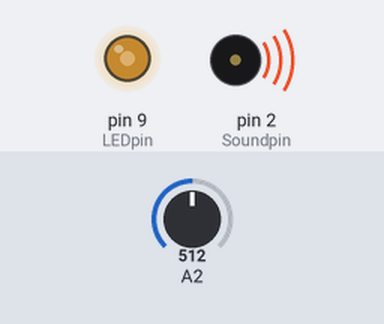
A sketch run on a simulated Arduino Uno, built with avr-gcc and run on an emulated ATmega328P. Parts: output pins drawn as LEDs (lit = HIGH), buzzer (waves = sounding). The inputs (shaded band) are chosen by the test bench; at power-on: A2 = 512.

Above: at 1.2 s.
1.3 s: A2 set to 716
At 1.7 s:
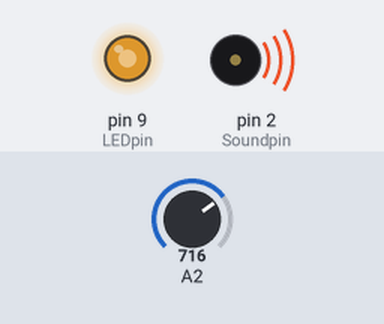
2.8 s: A2 set to 900
At 4.0 s:
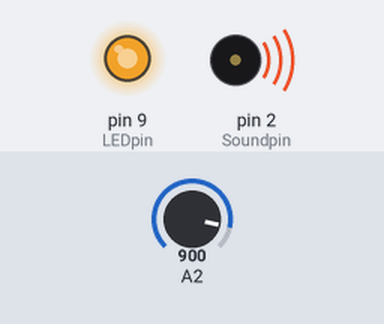
4.3 s: A2 set to 122
At 5.5 s:
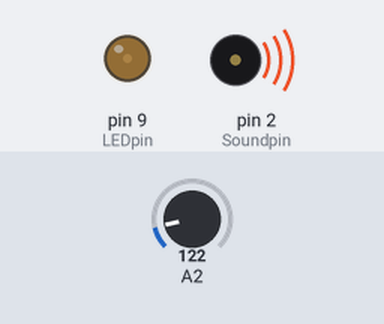
5.8 s: A2 set to 0
At 6.6 s:
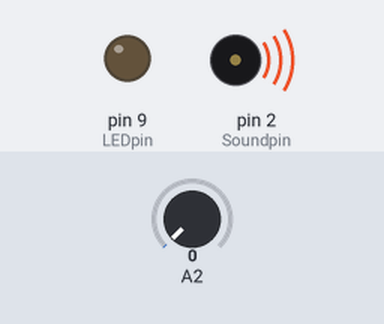
7.3 s: A2 set to 511
At 7.7 s:
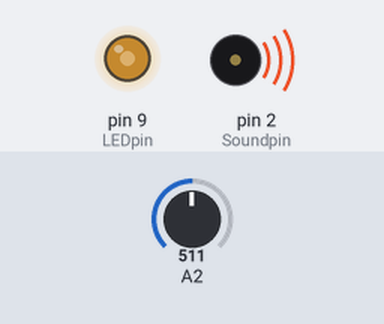
Timing chart, 0 to 9.8 s (numbered marks = the images above; inputs shaded):
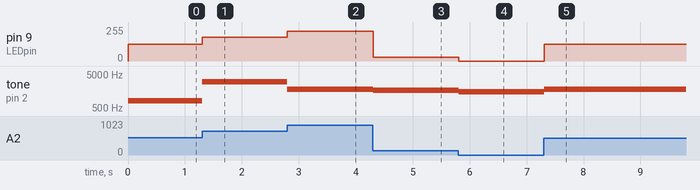

Measured:
- after the input at 1.3 s, pin 9 (LEDpin): 127/255 → 178/255 at once; tone on pin 2 (Soundpin): 810 Hz → 2916 Hz at once
- after the input at 2.8 s, pin 9 (LEDpin): 178/255 → 224/255 at once; tone on pin 2 (Soundpin): 2916 Hz → 1784 Hz at once
- after the input at 4.3 s, pin 9 (LEDpin): 224/255 → 30/255 at once; tone on pin 2 (Soundpin): 1784 Hz → 1664 Hz at once
- after the input at 5.8 s, pin 9 (LEDpin): 30/255 → 0/255 at once; tone on pin 2 (Soundpin): 1664 Hz → 1500 Hz at once
- after the input at 7.3 s, pin 9 (LEDpin): 0/255 → 127/255 at once; tone on pin 2 (Soundpin): 1500 Hz → 1810 Hz at once

The sketch:

homework_1.ino
```cpp
int LEDpin=9;//LED灯
int Soundpin=2;//蜂鸣器
void setup() {
  // put your setup code here, to run once:
pinMode(LEDpin,OUTPUT);
pinMode(Soundpin,OUTPUT);
}
int value;//读取模拟值
int num;//转换到LED灯的电压
float x;//转换到弧度区间，用于模拟蜂鸣器的频率
float h;//蜂鸣器的频率
void loop() {
  // put your main code here, to run repeatedly:
value=analogRead(A2);
num=map(value,0,1023,0,255);
x=map(value,0,1023,0,90);
h=1500+1500*sin(x*3014159/180);//用三角函数来模拟蜂鸣器的变化
tone(Soundpin,h);
analogWrite(LEDpin,num);
delay(10);}
```
